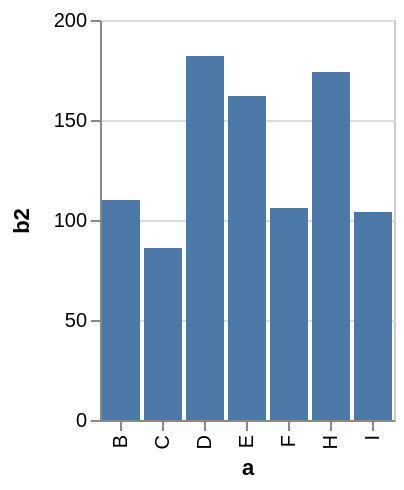

Write the Vega-Lite specification saved for this chart.
### Vega specification from a JSON file in a GitHub repository (floating-point values rounded to 4 significant figures)
{"$schema": "https://vega.github.io/schema/vega/v3.0.json", "description": "A simple bar chart with embedded data that uses a filter and calculate.", "autosize": "pad", "padding": 5, "encode": {"update": {"stroke": {"value": "#ccc"}, "fill": {"value": "transparent"}}}, "data": [{"name": "source_0", "values": [{"a": "A", "b": 28}, {"a": "B", "b": 55}, {"a": "C", "b": 43}, {"a": "G", "b": 19}, {"a": "H", "b": 87}, {"a": "I", "b": 52}, {"a": "D", "b": 91}, {"a": "E", "b": 81}, {"a": "F", "b": 53}]}, {"name": "data_0", "source": "source_0", "transform": [{"type": "formula", "expr": "2*datum.b", "as": "b2"}, {"type": "filter", "expr": "datum.b2 > 60"}, {"type": "filter", "expr": "datum[\"b2\"] !== null && !isNaN(datum[\"b2\"])"}]}], "signals": [{"name": "x_step", "value": 21}, {"name": "width", "update": "bandspace(domain('x').length, 0.1, 0.05) * x_step"}, {"name": "height", "update": "200"}], "marks": [{"name": "marks", "type": "rect", "role": "bar", "from": {"data": "data_0"}, "encode": {"update": {"x": {"scale": "x", "field": "a"}, "width": {"scale": "x", "band": true}, "y": {"scale": "y", "field": "b2"}, "y2": {"scale": "y", "value": 0}, "fill": {"value": "#4c78a8"}}}}], "scales": [{"name": "x", "type": "band", "domain": {"data": "data_0", "field": "a", "sort": true}, "range": {"step": {"signal": "x_step"}}, "round": true, "paddingInner": 0.1, "paddingOuter": 0.05}, {"name": "y", "type": "linear", "domain": {"data": "data_0", "field": "b2"}, "range": [{"signal": "height"}, 0], "round": true, "nice": true, "zero": true}], "axes": [{"scale": "x", "labelOverlap": true, "orient": "bottom", "title": "a", "zindex": 1, "encode": {"labels": {"update": {"angle": {"value": 270}, "align": {"value": "right"}, "baseline": {"value": "middle"}}}}}, {"scale": "y", "labelOverlap": true, "orient": "left", "tickCount": {"signal": "ceil(height/40)"}, "title": "b2", "zindex": 1}, {"scale": "y", "domain": false, "grid": true, "labels": false, "maxExtent": 0, "minExtent": 0, "orient": "left", "tickCount": {"signal": "ceil(height/40)"}, "ticks": false, "zindex": 0, "gridScale": "x"}], "config": {"axis": {"domainColor": "#888", "tickColor": "#888"}, "axisY": {"minExtent": 30}}}
